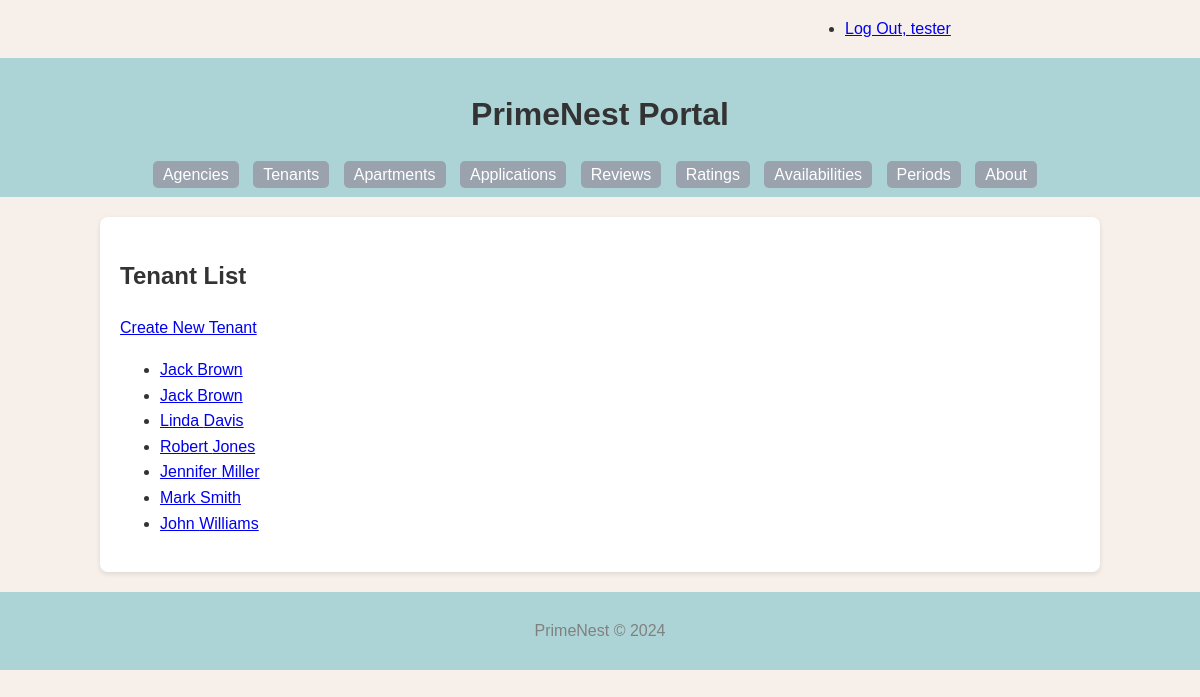
Page /tenant/ (signed in) on the committed database.
### PrimeNest/models.py (models this page shows, shortened)
class Tenant(models.Model):
    tenant_id = models.AutoField(primary_key=True)
    first_name = models.CharField(max_length=255)
    last_name = models.CharField(max_length=255)
    disambiguator = models.CharField(max_length=255, blank=True, default='')
    phone = models.CharField(max_length=20, blank=True)
    def get_absolute_url(self):
        return reverse('primenest_tenant_detail_urlpattern',
                       kwargs={'pk': self.pk}
                       )
    class Meta:
        verbose_name = _("Tenant")
        verbose_name_plural = _("Tenants")
        ordering = ['last_name', 'first_name']
        constraints = [
            models.UniqueConstraint(fields=['last_name', 'first_name', 'disambiguator'], name='unique_tenant')
        ]

### PrimeNest/views.py (the view)
class TenantList(LoginRequiredMixin, PermissionRequiredMixin, PageLinksMixin, ListView):
    paginate_by = 25
    model = Tenant
    permission_required = 'PrimeNest.view_tenant'

### PrimeNest/utils.py (called while the page is built)
    def first_page(self, page):
        if page.number > 1:
            return self._page_urls(1)
        return None

    def previous_page(self, page):
        if (page.has_previous()
                and page.number > 2):
            return self._page_urls(
                page.previous_page_number())
        return None

    def next_page(self, page):
        last_page = page.paginator.num_pages
        if (page.has_next()
                and page.number < last_page - 1):
            return self._page_urls(
                page.next_page_number())
        return None

    def last_page(self, page):
        last_page = page.paginator.num_pages
        if page.number < last_page:
            return self._page_urls(last_page)
        return None

    def get_context_data(self, **kwargs):
        context = super().get_context_data(
            **kwargs)
        page = context.get('page_obj')
        if page is not None:
            context.update({
                'first_page_url':
                    self.first_page(page),
                'previous_page_url':
                    self.previous_page(page),
                'next_page_url':
                    self.next_page(page),
                'last_page_url':
                    self.last_page(page),
            })
        return context

### PrimeNest/templates/PrimeNest/tenant_list.html (shortened to what this page needs)
{% extends 'PrimeNest/base.html' %}
{% block content %}
    <h2>Tenant List</h2>
    {% if perms.PrimeNest.add_tenant %}
        <div>
            <a href="{% url 'primenest_tenant_create_urlpattern' %}" class="button button-primary">
                Create New Tenant
            </a>
        </div>
    {% endif %}
    <ul>
        {% for tenant in tenant_list %}
            <li>
                <a href="{{ tenant.get_absolute_url }}">{{ tenant.first_name }} {{ tenant.last_name }}</a>
            </li>
        {% empty %}
            <li><em>There are currently no tenants available.</em></li>
        {% endfor %}
    </ul>
{% endblock %}

### PrimeNest/templates/PrimeNest/base.html (shortened to what this page needs)
{% load static %}
<!DOCTYPE html>
<html lang="en">
<head>
    <link rel="stylesheet" href="{% static 'PrimeNest/style.css' %}">
</head>
<body>
    <div class="status row">
        <div class="offset-by-eight four columns">
            <ul class="inline">
                {% if user.is_authenticated %}
                    <li><a href="{% url 'logout_urlpattern' %}">
                        Log Out, {{ user.get_username }}</a></li>
                {% else %}
                    <li><a href="{% url 'login_urlpattern' %}">
                        Log In</a></li>
                {% endif %}
            </ul>
        </div>
    </div>
    <header>
        <h1>PrimeNest Portal</h1>
        <nav>
            <ul>
                <li><a href="{% url 'primenest_agency_list_urlpattern' %}">Agencies</a></li>
                <li><a href="{% url 'primenest_tenant_list_urlpattern' %}">Tenants</a></li>
                <li><a href="{% url 'primenest_apartment_list_urlpattern' %}">Apartments</a></li>
                <li><a href="{% url 'primenest_application_list_urlpattern' %}">Applications</a></li>
                <li><a href="{% url 'primenest_review_list_urlpattern' %}">Reviews</a></li>
                <li><a href="{% url 'primenest_rating_list_urlpattern' %}">Ratings</a></li>
                <li><a href="{% url 'primenest_availability_list_urlpattern' %}">Availabilities</a></li>
                <li><a href="{% url 'primenest_period_list_urlpattern' %}">Periods</a></li>
                <li><a href="{% url 'about_urlpattern' %}">About</a></li>
            </ul>
        </nav>
    </header>
    <main>
        {% block content %}
        {% endblock %}
    </main>
    <footer>
        <p>PrimeNest © 2024</p>
    </footer>
</body>
</html>

### PrimeNest/static/PrimeNest/style.css (style rules this page uses)
body { font-family: Arial, sans-serif; line-height: 1.6; margin: 0; padding: 0; background: #F7F0EA; color: #333; }
header { background: #ACD4D6; color: #fff; padding: 10px 0; text-align: center; }
nav ul { list-style: none; padding: 0; margin: 0; }
nav ul li { display: inline; margin-right: 10px; }
nav ul li a { color: white; text-decoration: none; padding: 5px 10px; background-color: #9AA2AD; border-radius: 5px; }
main { padding: 20px; background: white; width: 80%; margin: 20px auto; box-shadow: 0 2px 5px rgba(0,0,0,0.1); border-radius: 8px; }
footer { text-align: center; padding: 10px 0; background: #ACD4D6; color: gray; }
h1, h2 { color: #333; }
.row { display: flex; flex-wrap: wrap; margin-right: -15px; margin-left: -15px; }
.four.columns { flex: 0 0 33.33333%; max-width: 33.33333%; }
.offset-by-eight { margin-left: 66.66667%; }

### rows in the picture
Tenant: first_name "Jack", last_name "Brown"
Tenant: first_name "Jack", last_name "Brown"
Tenant: first_name "Linda", last_name "Davis"
Tenant: first_name "Robert", last_name "Jones"
Tenant: first_name "Jennifer", last_name "Miller"
Tenant: first_name "Mark", last_name "Smith"
Tenant: first_name "John", last_name "Williams"

### other values in the picture
{{ user.get_username }} "tester"
